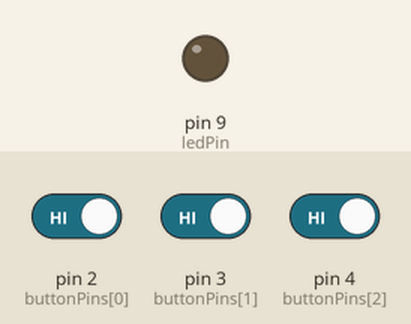
Bench run of a sketch on a simulated Arduino Uno, built with avr-gcc and run on an emulated ATmega328P. Shown: output pins drawn as LEDs (lit = HIGH). The inputs (shaded band) are chosen by the test bench; at power-on: pin 2 (buttonPins[0]) HIGH, pin 3 (buttonPins[1]) HIGH, pin 4 (buttonPins[2]) HIGH.

Above: at 1.2 s.
1.3 s: pin 2 (buttonPins[0]) driven LOW and pin 3 (buttonPins[1]) driven LOW and pin 4 (buttonPins[2]) driven LOW
At 2.5 s:
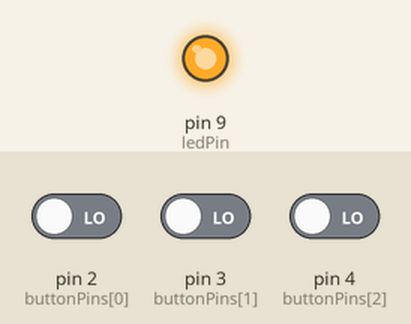
Timing chart, 0 to 9.3 s (numbered marks = the images above; inputs shaded):
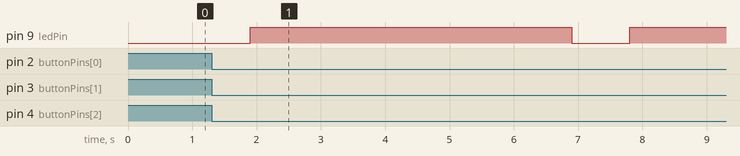

Measured:
- after the input at 1.3 s, pin 9 (ledPin): LOW → HIGH after 0.60 s, → LOW 5.0 s later, → HIGH 0.90 s later

The sketch:

Task3_Code.ino
```cpp
int buttonPins[] = {2, 3, 4}; // Push buttons connected to pins 2, 3, and 4
int ledPin = 9;               // LED connected to pin 9
int sequence[] = {2, 3, 4};   // Correct button sequence
int inputIndex = 0;           // Tracks the current input position

void setup()
{
    for (int i = 0; i < 3; i++)
    {
        pinMode(buttonPins[i], INPUT_PULLUP); // Set buttons as input with pull-up resistors
    }
    pinMode(ledPin, OUTPUT); // Set LED as output
}

void loop()
{
    for (int i = 0; i < 3; i++)
    {
        if (digitalRead(buttonPins[i]) == LOW)
        { // Check if button is pressed
            if (sequence[inputIndex] == buttonPins[i])
            {
                inputIndex++; // Move to the next step in the sequence
                if (inputIndex == 3)
                {                               // If sequence is complete
                    digitalWrite(ledPin, HIGH); // Unlock (turn on LED)
                    delay(5000);                // Keep LED on for 5 seconds
                    digitalWrite(ledPin, LOW);  // Lock again
                    inputIndex = 0;             // Reset sequence
                }
            }
            else
            {
                inputIndex = 0; // Reset on wrong input
            }
            delay(300); // Debounce delay
        }
    }
}
```
